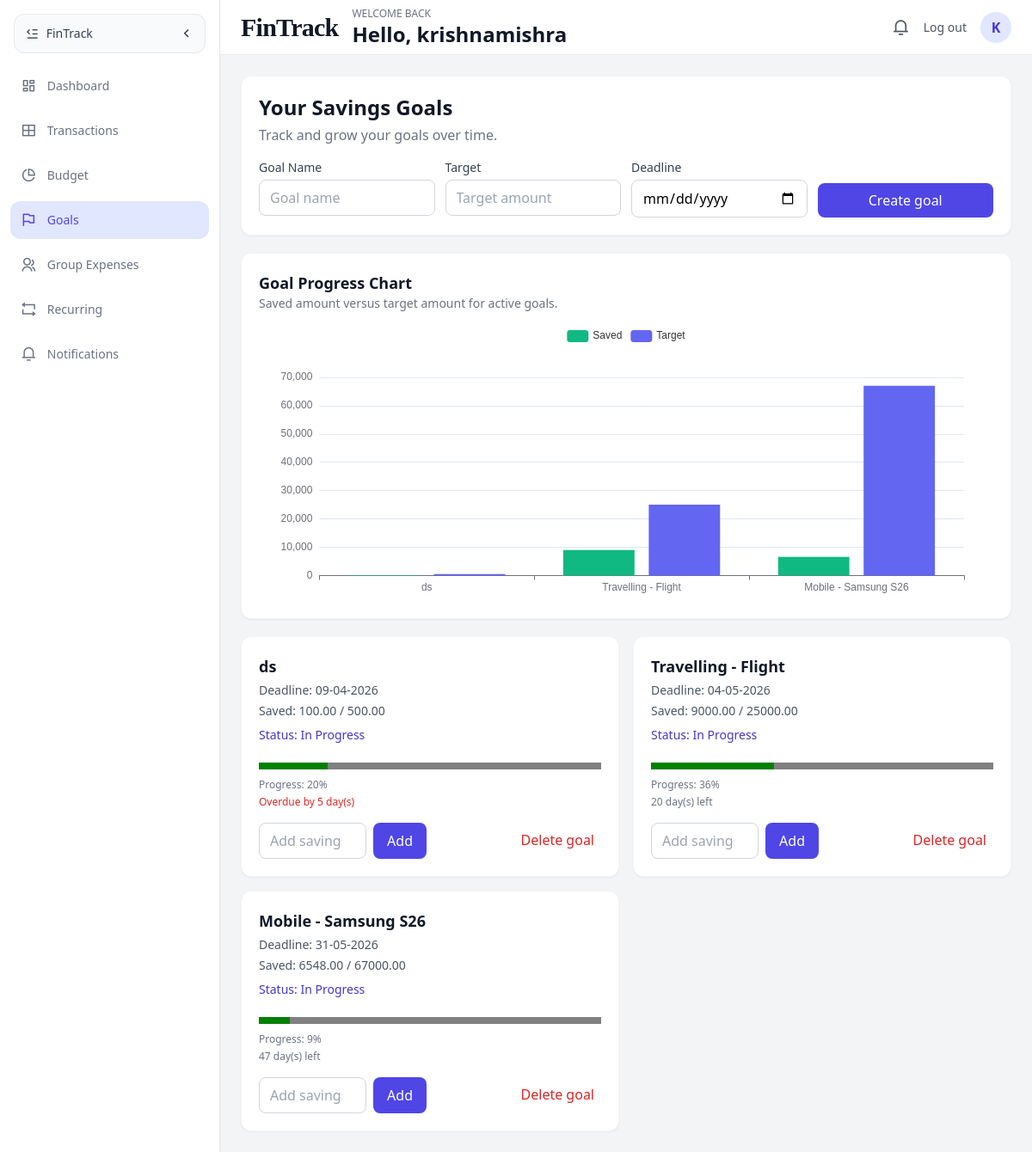
The app's page /goals/ (signed in) with its own data.
### users/models.py (models this page shows, shortened)
class User(AbstractUser):
    id = models.UUIDField(primary_key=True, default=uuid.uuid4, editable=False)
    email = models.EmailField(unique=True)
    phone_no = models.CharField(max_length=15, blank=True, null=True)
    is_premium = models.BooleanField(default=False)
    ROLE_CHOICES = (
        ('admin', 'Admin'),
        ('user', 'User'),
    )
    role = models.CharField(max_length=10, choices=ROLE_CHOICES, default='user')
    USERNAME_FIELD = 'email'
    REQUIRED_FIELDS = ['username']

### insights/models.py (models this page shows, shortened)
class SavingsGoal(models.Model):
    user = models.ForeignKey(settings.AUTH_USER_MODEL, on_delete=models.CASCADE)
    goal_name = models.CharField(max_length=255)
    target_amount = models.DecimalField(max_digits=10, decimal_places=2)
    saved_amount = models.DecimalField(max_digits=10, decimal_places=2, default=0.00)
    deadline = models.DateField()
    status = models.CharField(max_length=20, choices=[("In Progress", "In Progress"), ("Completed", "Completed")], default="In Progress")
    created_at = models.DateTimeField(default=datetime.now)

### backend/views.py (the view, shortened to what this page needs)
# urls.py: path('goals/', public_views.goals_page, name='goals_page'),
@login_required
def goals_page(request):
    goals = SavingsGoal.objects.filter(user=request.user).order_by("deadline")
    today = date.today()
    goal_rows = []
    for goal in goals:
        target = goal.target_amount or Decimal("0")
        saved = goal.saved_amount or Decimal("0")
        progress_percent = int(min(100, max(0, (saved / target) * 100))) if target > 0 else 0
        days_left = (goal.deadline - today).days if goal.deadline else None
        overdue_days = abs(days_left) if days_left is not None and days_left < 0 else 0
        goal_rows.append(
            {
                "id": goal.id,
                "goal_name": goal.goal_name,
                "deadline": goal.deadline,
                "saved_amount": saved,
                "target_amount": target,
                "status": goal.status,
                "progress_percent": progress_percent,
                "days_left": days_left,
                "overdue_days": overdue_days,
            }
        )
    goal_labels = [row["goal_name"] for row in goal_rows[:6]]
    goal_saved = [float(row["saved_amount"] or 0) for row in goal_rows[:6]]
    goal_target = [float(row["target_amount"] or 0) for row in goal_rows[:6]]
    return render(
        request,
        "public/goals.html",
        _build_context(request.user, {
            "active_page": "goals",
            "goals": goal_rows,
            "goal_labels_json": json.dumps(goal_labels),
            "goal_saved_json": json.dumps(goal_saved),
            "goal_target_json": json.dumps(goal_target),
        }),
    )

### backend/views.py (called while the page is built)
def _common_context(user):
    unread_alerts_count = alerts.objects.filter(user=user, is_read=False).count()
    recent_alerts = alerts.objects.filter(user=user).order_by("-created_at")[:5]
    return {
        "unread_alerts_count": unread_alerts_count,
        "recent_alerts": recent_alerts,
    }

def _build_context(user, page_context):
    context = _common_context(user)
    context.update(page_context)
    return context

### frontend/templates/public/goals.html (shortened to what this page needs)
{% extends "public/app_layout.html" %}
{% block content %}
<div class="space-y-5">
    <div class="bg-white rounded-xl p-5 shadow-sm border border-gray-100">
        <h2 class="text-2xl font-semibold text-gray-900">Your Savings Goals</h2>
        <p class="text-gray-500 mt-1">Track and grow your goals over time.</p>
        <form method="post" class="grid md:grid-cols-4 gap-3 mt-4">
            <div>
                <label class="block text-sm font-medium text-gray-700 mb-1">Goal Name</label>
                <input name="goal_name" type="text" placeholder="Goal name" required class="w-full border border-gray-300 rounded-lg px-3 py-2">
            </div>
            <div>
                <label class="block text-sm font-medium text-gray-700 mb-1">Target</label>
                <input name="target_amount" type="number" step="0.01" placeholder="Target amount" required class="w-full border border-gray-300 rounded-lg px-3 py-2">
            </div>
            <div>
                <label class="block text-sm font-medium text-gray-700 mb-1">Deadline</label>
                <input name="deadline" type="date" required class="w-full border border-gray-300 rounded-lg px-3 py-2">
            </div>
            <div class="flex items-end">
                <button type="submit" class="w-full bg-indigo-600 text-white rounded-lg px-4 py-2">Create goal</button>
            </div>
        </form>
    </div>
    <div class="bg-white rounded-xl p-5 shadow-sm border border-gray-100">
        <div class="flex items-center justify-between gap-3 mb-4">
            <div>
                <h3 class="text-lg font-semibold text-gray-900">Goal Progress Chart</h3>
                <p class="text-sm text-gray-500">Saved amount versus target amount for active goals.</p>
            </div>
        </div>
        <div id="goalsChart" class="h-80"></div>
    </div>
    <div class="grid md:grid-cols-2 gap-4">
        {% for goal in goals %}
            <div class="bg-white rounded-xl shadow-sm border border-gray-100 p-5">
                <h3 class="text-lg font-semibold text-gray-900">{{ goal.goal_name }}</h3>
                <p class="text-sm text-gray-600 mt-1">Deadline: {{ goal.deadline|date:'d-m-Y' }}</p>
                <p class="text-sm text-gray-600 mt-1">Saved: {{ goal.saved_amount }} / {{ goal.target_amount }}</p>
                <p class="text-sm mt-2 {% if goal.status == 'Completed' %}text-green-700{% else %}text-indigo-700{% endif %}">Status: {{ goal.status }}</p>
                <div class="mt-3">
                    <progress value="{{ goal.progress_percent }}" max="100" class="w-full h-2"></progress>
                    <p class="text-xs text-gray-500 mt-1">Progress: {{ goal.progress_percent }}%</p>
                    {% if goal.days_left != None %}
                        <p class="text-xs mt-1 {% if goal.days_left < 0 %}text-red-600{% elif goal.days_left <= 7 %}text-yellow-700{% else %}text-gray-500{% endif %}">
                            {% if goal.days_left < 0 %}
                                Overdue by {{ goal.overdue_days }} day(s)
                            {% else %}
                                {{ goal.days_left }} day(s) left
                            {% endif %}
                        </p>
                    {% endif %}
                </div>
                <div class="mt-4 grid grid-cols-1 sm:grid-cols-2 gap-2">
                    <form method="post" class="flex gap-2">
                        <input name="add_amount" type="number" step="0.01" min="0.01" placeholder="Add savings" class="border border-gray-300 rounded-lg px-3 py-2 w-full" required>
                        <button type="submit" class="bg-indigo-600 text-white rounded-lg px-4 py-2">Add</button>
                    </form>
                    <form method="post" class="sm:justify-self-end" onsubmit="return confirm('Delete this goal?');">
                        <button type="submit" class="text-red-600 hover:text-red-700 px-2 py-2">Delete goal</button>
                    </form>
                </div>
            </div>
        {% empty %}
            <div class="bg-white rounded-xl shadow-sm border border-gray-100 p-8 text-gray-500">No goals yet.</div>
        {% endfor %}
    </div>
</div>
{% endblock %}
{% block extra_scripts %}
<script>
    (function () {
        const labels = JSON.parse('{{ goal_labels_json|default:"[]"|escapejs }}');
        const saved = JSON.parse('{{ goal_saved_json|default:"[]"|escapejs }}');
        const target = JSON.parse('{{ goal_target_json|default:"[]"|escapejs }}');
        const chartElement = document.getElementById('goalsChart');
        if (!chartElement) {
            return;
        }
        const chart = echarts.init(chartElement);
        const hasData = labels.length > 0;
        chart.setOption({
            tooltip: { trigger: 'axis' },
            legend: { data: ['Saved', 'Target'] },
            grid: { left: '3%', right: '4%', bottom: '3%', containLabel: true },
            xAxis: { type: 'category', data: hasData ? labels : ['No goals yet'] },
            yAxis: { type: 'value' },
            series: [
                {
                    name: 'Saved',
                    type: 'bar',
                    data: hasData ? saved : [0],
                    itemStyle: { color: '#10b981' }
                },
                {
                    name: 'Target',
                    type: 'bar',
                    data: hasData ? target : [0],
                    itemStyle: { color: '#6366f1' }
                }
            ]
        });
        window.addEventListener('resize', function () {
            chart.resize();
        });
    })();
</script>
{% endblock %}

### frontend/templates/public/app_layout.html (shortened to what this page needs)
<!DOCTYPE html>
<html lang="en">
<head>
    <link href="https://cdn.jsdelivr.net/npm/tailwindcss@2.2.19/dist/tailwind.min.css" rel="stylesheet">
    <link href="https://cdn.jsdelivr.net/npm/remixicon@4.5.0/fonts/remixicon.css" rel="stylesheet">
</head>
<body class="bg-gray-100 min-h-screen">
    <div class="min-h-screen flex">
        <aside class="app-sidebar bg-white border-r border-gray-200 fixed inset-y-0 left-0 z-30 shadow-sm">
            <div class="h-full flex flex-col py-4">
                <div class="px-4 mb-4">
                    <button id="sidebarToggle" type="button" class="w-full flex items-center justify-between rounded-xl border border-gray-200 bg-gray-50 px-3 py-2 text-sm font-medium text-gray-700 hover:bg-gray-100">
                        <span class="sidebar-label flex items-center gap-2">
                            <i class="ri-menu-fold-line text-base"></i>
                            <span>FinTrack</span>
                        </span>
                        <i class="sidebar-toggle-icon ri-arrow-left-s-line text-lg transition-transform"></i>
                    </button>
                </div>
                <div class="flex-1 px-3 space-y-2 overflow-y-auto">
                <a href="/dashboard/" title="Dashboard" class="sidebar-link flex items-center gap-3 rounded-xl px-3 py-2 {% if active_page == 'dashboard' %}bg-indigo-100 text-indigo-600{% else %}text-gray-500 hover:bg-gray-100{% endif %}">
                    <i class="ri-dashboard-line text-lg"></i>
                    <span class="sidebar-label text-sm font-medium">Dashboard</span>
                </a>
                <a href="/transaction/" title="Transactions" class="sidebar-link flex items-center gap-3 rounded-xl px-3 py-2 {% if active_page == 'transactions' %}bg-indigo-100 text-indigo-600{% else %}text-gray-500 hover:bg-gray-100{% endif %}">
                    <i class="ri-layout-grid-line text-lg"></i>
                    <span class="sidebar-label text-sm font-medium">Transactions</span>
                </a>
                <a href="/budget/" title="Budget" class="sidebar-link flex items-center gap-3 rounded-xl px-3 py-2 {% if active_page == 'budget' %}bg-indigo-100 text-indigo-600{% else %}text-gray-500 hover:bg-gray-100{% endif %}">
                    <i class="ri-pie-chart-line text-lg"></i>
                    <span class="sidebar-label text-sm font-medium">Budget</span>
                </a>
                <a href="/goals/" title="Goals" class="sidebar-link flex items-center gap-3 rounded-xl px-3 py-2 {% if active_page == 'goals' %}bg-indigo-100 text-indigo-600{% else %}text-gray-500 hover:bg-gray-100{% endif %}">
                    <i class="ri-flag-line text-lg"></i>
                    <span class="sidebar-label text-sm font-medium">Goals</span>
                </a>
                <a href="/group-expenses/" title="Group Expenses" class="sidebar-link flex items-center gap-3 rounded-xl px-3 py-2 {% if active_page == 'group_expenses' %}bg-indigo-100 text-indigo-600{% else %}text-gray-500 hover:bg-gray-100{% endif %}">
                    <i class="ri-group-line text-lg"></i>
                    <span class="sidebar-label text-sm font-medium">Group Expenses</span>
                </a>
                <a href="/recurring/" title="Recurring" class="sidebar-link flex items-center gap-3 rounded-xl px-3 py-2 {% if active_page == 'recurring' %}bg-indigo-100 text-indigo-600{% else %}text-gray-500 hover:bg-gray-100{% endif %}">
                    <i class="ri-repeat-line text-lg"></i>
                    <span class="sidebar-label text-sm font-medium">Recurring</span>
                </a>
                <a href="/notifications/" title="Notifications" class="sidebar-link relative flex items-center gap-3 rounded-xl px-3 py-2 {% if active_page == 'notifications' %}bg-indigo-100 text-indigo-600{% else %}text-gray-500 hover:bg-gray-100{% endif %}">
                    <span class="relative inline-flex items-center justify-center">
                        <i class="ri-notification-3-line text-lg"></i>
                    </span>
                    <span class="sidebar-label text-sm font-medium">Notifications</span>
                </a>
                </div>
            </div>
        </aside>
        <div class="app-main flex-1">
            <header class="h-16 bg-white border-b border-gray-200 px-6 flex items-center justify-between">
                <div class="flex items-center gap-4">
                    <h1 class="text-3xl font-bold tracking-tight text-gray-900" style="font-family: Georgia, serif;">FinTrack</h1>
                    <div class="flex flex-col leading-tight">
                        <p class="text-xs uppercase tracking-[0.25em] text-gray-500">Welcome back</p>
                        <p class="text-2xl font-semibold text-gray-900">Hello, {{ request.user.username|default:request.user.first_name|default:request.user.email }}</p>
                    </div>
                </div>
                <div class="flex items-center gap-4">
                    <div class="relative group">
                        <a href="/notifications/" class="relative text-gray-600 hover:text-gray-900">
                            <i class="ri-notification-3-line text-xl"></i>
                        </a>
                    </div>
                    <a href="/logout/" class="text-sm text-gray-600 hover:text-gray-900">Log out</a>
                    <div class="w-9 h-9 rounded-full bg-indigo-100 text-indigo-700 flex items-center justify-center font-semibold">
                        {{ request.user.username|default:request.user.email|first|upper }}
                    </div>
                </div>
            </header>
            <main class="p-6">
                {% block content %}{% endblock %}
            </main>
        </div>
    </div>
    {% block extra_scripts %}{% endblock %}
</body>
</html>

### frontend/templates/public/app_layout.html (style rules this page uses)
.app-sidebar { width: 16rem; transition: width 0.25s ease; }
.app-main { margin-left: 16rem; transition: margin-left 0.25s ease; }
.sidebar-label { transition: opacity 0.2s ease, transform 0.2s ease, max-width 0.25s ease; }

### records on screen
User: user.username "krishnamishra", user.username|first "K"
SavingsGoal: goal_name "ds", deadline "09-04-2026", saved_amount "100.00", target_amount "500.00", status "In Progress"
SavingsGoal: goal_name "Travelling - Flight", deadline "04-05-2026", saved_amount "9000.00", target_amount "25000.00", status "In Progress"
SavingsGoal: goal_name "Mobile - Samsung S26", deadline "31-05-2026", saved_amount "6548.00", target_amount "67000.00", status "In Progress"

### other values on screen
{{ goal.progress_percent }} "20" "36" "9"
{{ goal.overdue_days }} "5"
{{ goal.days_left }} "20" "47"
chart data {{ goal_saved_json|default:"[]"|escapejs }} [100.0, 9000.0, 6548.0]
chart data {{ goal_target_json|default:"[]"|escapejs }} [500.0, 25000.0, 67000.0]
